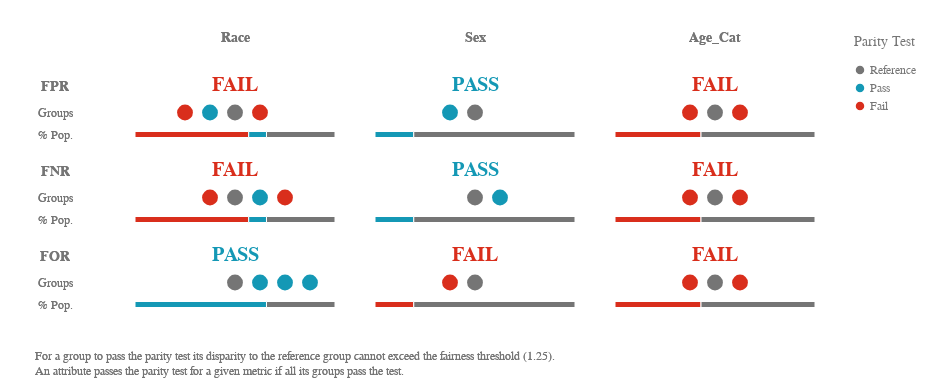

The cell this chart's notebook holds for it:
### Code cell
# We can also get summary value plots
# for selected metrics and a specified tolerance.
# Aequitas has actually many plots, this one is only one.
# See metric abbreviations above.
# Hoover over the plot!
metrics = ['fpr', 'fnr', 'for']
disparity_tolerance = 1.25 # tolerance of 25% (in disparity?)

ap.summary(bias_df, metrics, fairness_threshold=disparity_tolerance)
